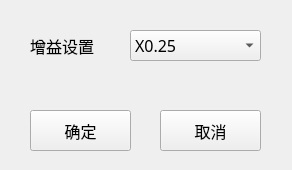
<?xml version="1.0" encoding="UTF-8"?>
<ui version="4.0">
 <class>FormResp</class>
 <widget class="QWidget" name="FormResp">
  <property name="geometry">
   <rect>
    <x>0</x>
    <y>0</y>
    <width>292</width>
    <height>170</height>
   </rect>
  </property>
  <property name="windowTitle">
   <string>Form</string>
  </property>
  <widget class="QPushButton" name="okButton">
   <property name="geometry">
    <rect>
     <x>30</x>
     <y>110</y>
     <width>101</width>
     <height>41</height>
    </rect>
   </property>
   <property name="font">
    <font>
     <family>宋体</family>
     <pointsize>12</pointsize>
    </font>
   </property>
   <property name="text">
    <string>确定</string>
   </property>
  </widget>
  <widget class="QPushButton" name="cancelButton">
   <property name="geometry">
    <rect>
     <x>160</x>
     <y>110</y>
     <width>101</width>
     <height>41</height>
    </rect>
   </property>
   <property name="font">
    <font>
     <family>宋体</family>
     <pointsize>12</pointsize>
    </font>
   </property>
   <property name="text">
    <string>取消</string>
   </property>
  </widget>
  <widget class="QComboBox" name="gainComboBox">
   <property name="geometry">
    <rect>
     <x>130</x>
     <y>30</y>
     <width>131</width>
     <height>31</height>
    </rect>
   </property>
   <property name="font">
    <font>
     <family>宋体</family>
     <pointsize>12</pointsize>
    </font>
   </property>
   <item>
    <property name="text">
     <string>X0.25</string>
    </property>
   </item>
   <item>
    <property name="text">
     <string>X0.5</string>
    </property>
   </item>
   <item>
    <property name="text">
     <string>X1</string>
    </property>
   </item>
   <item>
    <property name="text">
     <string>X2</string>
    </property>
   </item>
   <item>
    <property name="text">
     <string>X4</string>
    </property>
   </item>
  </widget>
  <widget class="QLabel" name="gainSetLabel">
   <property name="geometry">
    <rect>
     <x>30</x>
     <y>30</y>
     <width>91</width>
     <height>31</height>
    </rect>
   </property>
   <property name="font">
    <font>
     <family>宋体</family>
     <pointsize>12</pointsize>
    </font>
   </property>
   <property name="text">
    <string>增益设置</string>
   </property>
  </widget>
 </widget>
 <resources/>
 <connections/>
</ui>
